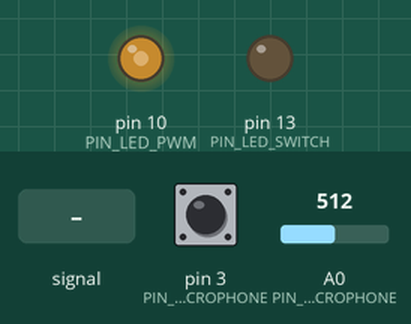
This sketch was run on a simulated Arduino Uno, built with avr-gcc and run on an emulated ATmega328P. Parts: output pins drawn as LEDs (lit = HIGH). Inputs (shaded band) come from the test bench; at power-on: A0 (PIN_ANALOG_MICROPHONE) = 512, pin 3 (PIN_DIGITAL_MICROPHONE) HIGH. What the sketch prints to the serial monitor is not drawn.

Above: at 1.2 s.
1.3 s: A0 (PIN_ANALOG_MICROPHONE) fed a 200 Hz sine of ±81 counts around its level
At 1.45 s:
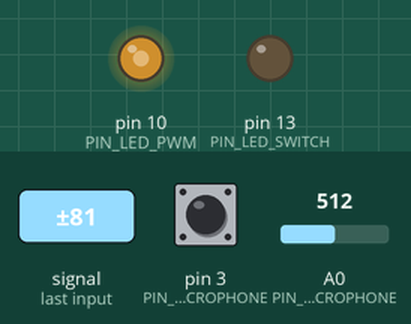
4.3 s: A0 (PIN_ANALOG_MICROPHONE) set to 900
At 5.4 s:
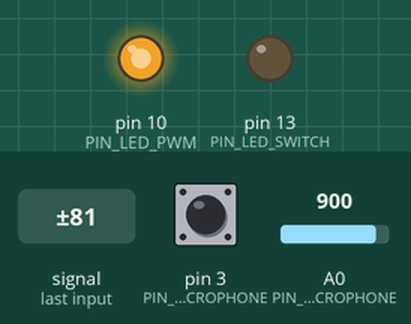
5.8 s: A0 (PIN_ANALOG_MICROPHONE) set to 122
At 7.0 s:
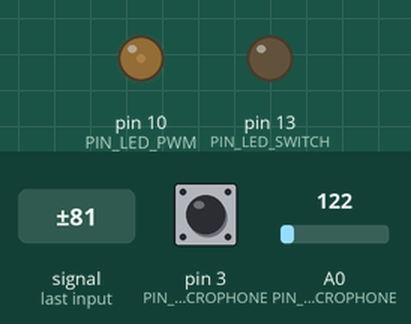
7.3 s: A0 (PIN_ANALOG_MICROPHONE) set to 0
At 8.2 s:
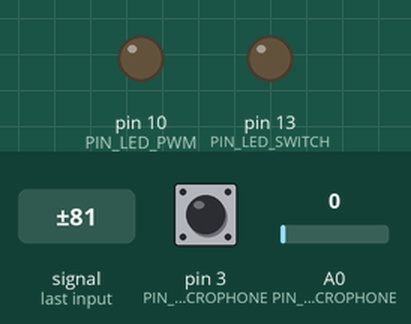
8.8 s: pin 3 (PIN_DIGITAL_MICROPHONE) driven LOW
10.3 s: pin 3 (PIN_DIGITAL_MICROPHONE) pulsed HIGH 5 times (0.12 s each, 0.3 s apart)
At 12.4 s:
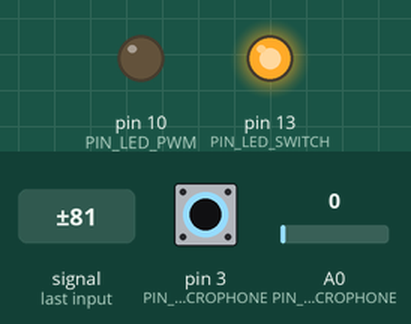
Timing chart, 0 to 13.9 s (numbered marks = the images above; inputs shaded):
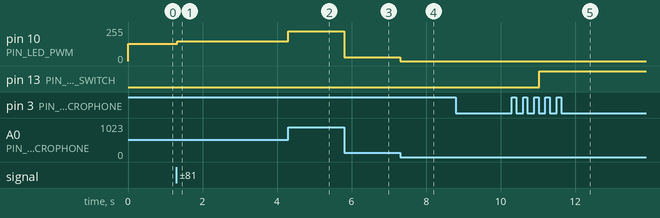

Measured:
- after the input at 1.3 s, pin 10 (PIN_LED_PWM): 128/255 → 148/255 at once
- after the input at 4.3 s, pin 10 (PIN_LED_PWM): 148/255 → 225/255 at once
- after the input at 5.8 s, pin 10 (PIN_LED_PWM): 225/255 → 30/255 at once
- after the input at 7.3 s, pin 10 (PIN_LED_PWM): 30/255 → 0/255 at once
- after the input at 10.3 s, pin 13 (PIN_LED_SWITCH): LOW → HIGH after 0.74 s

The sketch:

main.ino
```cpp
/**
 * @file    main.ino
 * @author  Filippo Graziani
 * @date    08/03/2024
 * @brief   A sample code for the small sound microphone sensor (KY038)
 * Connections:
 * Sensor       -----       Arduino Uno
 * A0                       A0
 * G                        GND
 * +                        5V
 * D0                       D3
 */

#include "Arduino.h"
#include <stdint.h>

void irq_sound_detect();

#define     PIN_ANALOG_MICROPHONE   (A0)
#define     PIN_DIGITAL_MICROPHONE  (3)
#define     PIN_LED_PWM             (10)
#define     PIN_LED_SWITCH          (LED_BUILTIN)

static volatile bool b_detected(false);

/**
 * @brief   Setup function.
 * @par     Description
 * Setting of the Arduino's pins and the serial port.
 * @return  Nothing.
 */
void
setup ()
{
    Serial.begin(9600);

    while (!Serial)
    {
        /* Do nothing */
    }

    pinMode(PIN_LED_PWM, OUTPUT);
    pinMode(PIN_LED_SWITCH, OUTPUT);
    pinMode(PIN_ANALOG_MICROPHONE, INPUT);
    pinMode(PIN_DIGITAL_MICROPHONE, INPUT);
    attachInterrupt(digitalPinToInterrupt(PIN_DIGITAL_MICROPHONE),
                    irq_sound_detect, FALLING);

}   /* setup() */

/**
 * @brief   Loop function.
 * @par     Description
 * The program sets or unsets the LED when a signal higher than a threshold is
 * detected.
 * Furthermore, another LED is driven with a PWM signal.
 * The threshold is physically managed with a trimmer connected to the sensor.
 * The analog value is printed on the Serial Monitor.
 * @return  Nothing.
 */
void
loop ()
{
    static uint32_t debounce_time_ms(0);
    static uint8_t led_status(0);

    // analogWrite goes from 0 to 1023.
    //
    int32_t value(analogRead(PIN_ANALOG_MICROPHONE));

    if ((true == b_detected) && (0 == debounce_time_ms))
    {
        Serial.println("Sound detected");

        digitalWrite(PIN_LED_SWITCH, led_status);
        led_status = ~led_status;
        debounce_time_ms = millis();
    }

    //Serial.print("Analog Value: ");
    Serial.println(value);

    // analogWrite goes from 0 to 255.
    //
    analogWrite(PIN_LED_PWM, value / 4);

    if ((0 != debounce_time_ms) && ((millis() - debounce_time_ms) > 2000))
    {
        debounce_time_ms = 0;
        b_detected = false;
        attachInterrupt(digitalPinToInterrupt(PIN_DIGITAL_MICROPHONE),
                                              irq_sound_detect,
                                              FALLING);
    }
}   /* loop() */

/**
 * @brief   Interrupt function.
 * @par     Description
 * Detection of a high sound.
 * @return  Nothing.
 */
void
irq_sound_detect ()
{
    b_detected = true;
}   /* irq_sound_detect() */


/*** End of file ***/
```
